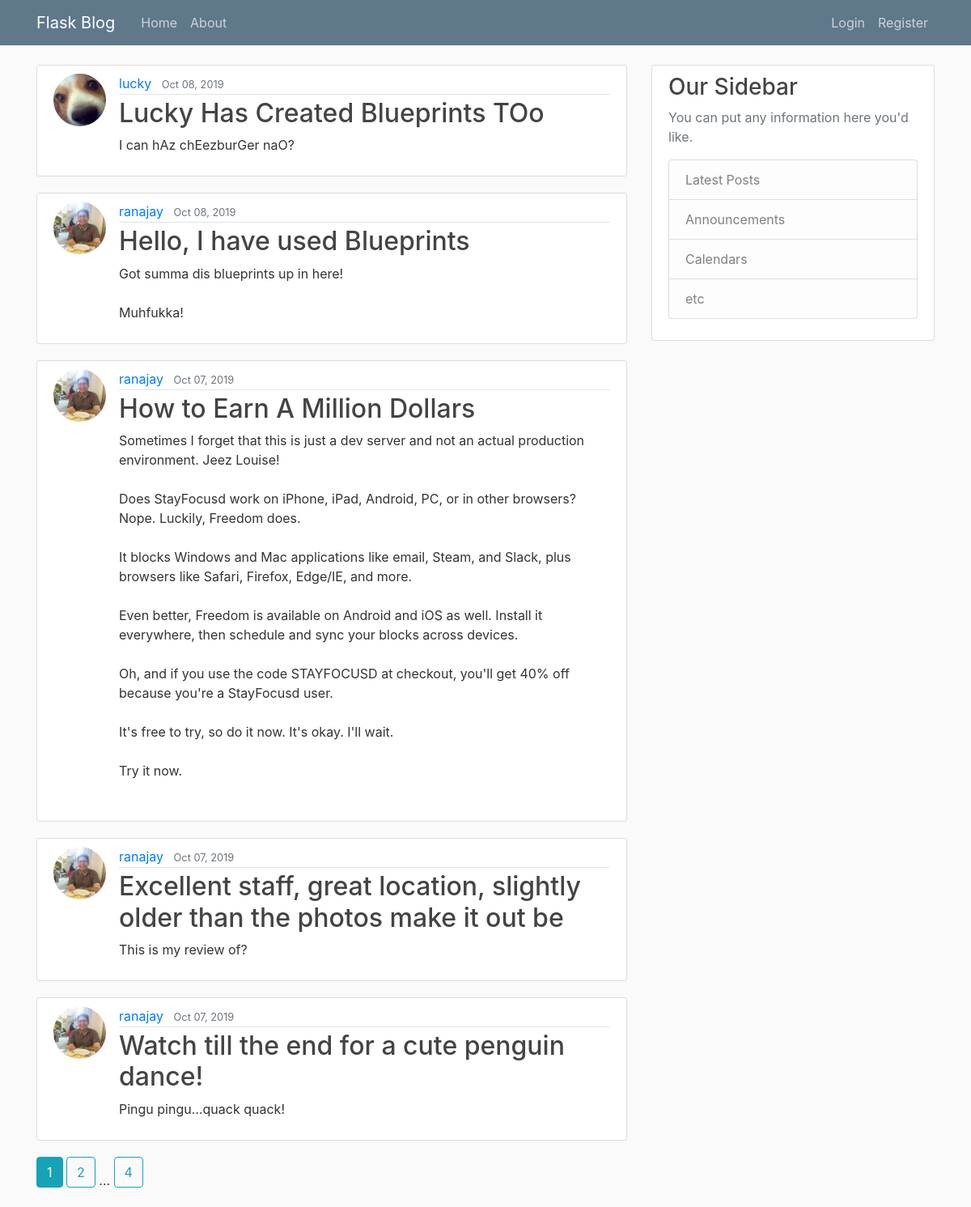
The page /home on the database its author committed.
### flaskblog/models.py (models this page shows, shortened)
class Post(db.Model):
    id = db.Column(db.Integer, primary_key=True)
    title = db.Column(db.String(100), nullable=False)
    date_posted = db.Column(db.DateTime, nullable=False, default=datetime.utcnow)
    content = db.Column(db.Text, nullable=False)
    user_id = db.Column(db.Integer, db.ForeignKey('user.id'), nullable=False)

class User(db.Model, UserMixin):
    id = db.Column(db.Integer, primary_key=True)
    username = db.Column(db.String(20), unique=True, nullable=False)
    email = db.Column(db.String(120), unique=True, nullable=False)
    image_file = db.Column(db.String(20), nullable=False, default='default.jpg')
    password = db.Column(db.String(60), nullable=False)
    posts = db.relationship('Post', backref='author', lazy=True)

### flaskblog/main/routes.py (the view)
@main.route('/')
@main.route('/home')
def home():
    page = request.args.get('page', 1, type=int)  # To use /?page=<page number>
    posts = Post.query.order_by(Post.date_posted.desc()).paginate(page=page, per_page=5)
    return render_template('home.html',
                           posts=posts)

### flaskblog/templates/home.html
{% extends 'layout.html' %}
{% block content %}
    {% for post in posts.items %}
        <article class="media content-section">
            <img class="rounded-circle article-img" src="{{ url_for('static', filename='profile_pics/' + post.author.image_file) }}">
            <div class="media-body">
                <div class="article-metadata">
                    <a class="mr-2" href="{{ url_for('users.user_posts', username=post.author.username) }}">{{ post.author.username }}</a>
                    <small class="text-muted">{{ post.date_posted.strftime('%b %d, %Y') }}</small>
                </div>
                <h2><a class="article-title" href="{{ url_for('posts.post', post_id=post.id) }}">{{ post.title }}</a></h2>
                <p class="article-content">{{ post.content }}</p>
            </div>
        </article>
    {% endfor %}
    {% for page_num in posts.iter_pages(left_edge=1, right_edge=1, left_current=1, right_current=2) %}
        {% if page_num %}
            {% if posts.page == page_num %}
                <a class="btn btn-info mb-4" href="{{ url_for('main.home', page=page_num) }}">{{ page_num }}</a>
            {% else %}
                <a class="btn btn-outline-info mb-4" href="{{ url_for('main.home', page=page_num) }}">{{ page_num }}</a>
            {% endif %}
        {% else %}
            ...
        {% endif %}
    {% endfor %}
{% endblock content %}

### flaskblog/templates/layout.html (shortened to what this page needs)
<!DOCTYPE html>
<html lang="en">
<head>
    <link rel="stylesheet" href="https://stackpath.bootstrapcdn.com/bootstrap/4.3.1/css/bootstrap.min.css">
    <link rel="stylesheet" type="text/css" href="{{ url_for('static', filename='main.css') }}">
</head>
<body>
    <header class="site-header">
      <nav class="navbar navbar-expand-md navbar-dark bg-steel fixed-top">
        <div class="container">
          <a class="navbar-brand mr-4" href="/">Flask Blog</a>
          <div class="collapse navbar-collapse" id="navbarToggle">
            <div class="navbar-nav mr-auto">
              <a class="nav-item nav-link" href="{{ url_for('main.home') }}">Home</a>
              <a class="nav-item nav-link" href="{{ url_for('main.about') }}">About</a>
            </div>
            <div class="navbar-nav">
                {% if current_user.is_authenticated %}
                    <a class="nav-item nav-link" href="{{ url_for('posts.new_post') }}">New Post</a>
                    <a class="nav-item nav-link" href="{{ url_for('users.account') }}">Account</a>
                    <a class="nav-item nav-link" href="{{ url_for('users.logout') }}">Logout</a>
                {% else %}
                    <a class="nav-item nav-link" href="{{ url_for('users.login') }}">Login</a>
                    <a class="nav-item nav-link" href="{{ url_for('users.register') }}">Register</a>
                {% endif %}
            </div>
          </div>
        </div>
      </nav>
    </header>
    <main role="main" class="container">
      <div class="row">
        <div class="col-md-8">
            {% block content %}{% endblock %}
        </div>
        <div class="col-md-4">
          <div class="content-section">
            <h3>Our Sidebar</h3>
            <p class='text-muted'>You can put any information here you'd like.
              <ul class="list-group">
                <li class="list-group-item list-group-item-light">Latest Posts</li>
                <li class="list-group-item list-group-item-light">Announcements</li>
                <li class="list-group-item list-group-item-light">Calendars</li>
                <li class="list-group-item list-group-item-light">etc</li>
              </ul>
            </p>
          </div>
        </div>
      </div>
    </main>
</body>
</html>

### flaskblog/static/main.css (style rules this page uses)
body { background: #fafafa; color: #333333; margin-top: 5rem; }
h1, h2, h3, h4, h5, h6 { color: #444444; }
.bg-steel { background-color: #5f788a; }
.site-header .navbar-nav .nav-link { color: #cbd5db; }
.content-section { background: #ffffff; padding: 10px 20px; border: 1px solid #dddddd; border-radius: 3px; margin-bottom: 20px; }
.article-title { color: #444444; }
.article-content { white-space: pre-line; }
.article-img { height: 65px; width: 65px; margin-right: 16px; }
.article-metadata { padding-bottom: 1px; margin-bottom: 4px; border-bottom: 1px solid #e3e3e3 }

### rows shown on the page
Post: image_file (picture), author.username "lucky", date_posted "Oct 08, 2019", title "Lucky Has Created Blueprints TOo", content "I can hAz chEezburGer naO?"
Post: image_file (picture), author.username "ranajay", date_posted "Oct 08, 2019", title "Hello, I have used Blueprints", content "Got summa dis blueprints up in here! Muhfukka!"
Post: image_file (picture), author.username "ranajay", date_posted "Oct 07, 2019", title "How to Earn A Million Dollars", content "Sometimes I forget that this is just a dev server and not an actual production environment. Jeez Louise! Does StayFocusd work on iPhone, iPad, Android, PC, or in other browsers? Nope. Luckily, Freedom does. It blocks Windows and Mac applications like email, Steam, and Slack, plus browsers like Safari, Firefox, Edge/IE, and more. Even better, Freedom is available on Android and iOS as well. Install it everywhere, then schedule and sync your blocks across devices. Oh, and if you use the code STAYFOCUSD at checkout, you'll get 40% off because you're a StayFocusd user. It's free to try, so do it now. It's okay. I'll wait. Try it now."
Post: image_file (picture), author.username "ranajay", date_posted "Oct 07, 2019", title "Excellent staff, great location, slightly older than the photos make it out be", content "This is my review of?"
Post: image_file (picture), author.username "ranajay", date_posted "Oct 07, 2019", title "Watch till the end for a cute penguin dance!", content "Pingu pingu...quack quack!"

### other values the page prints
{{ page_num }} "1"
{{ page_num }} "2" "4"
